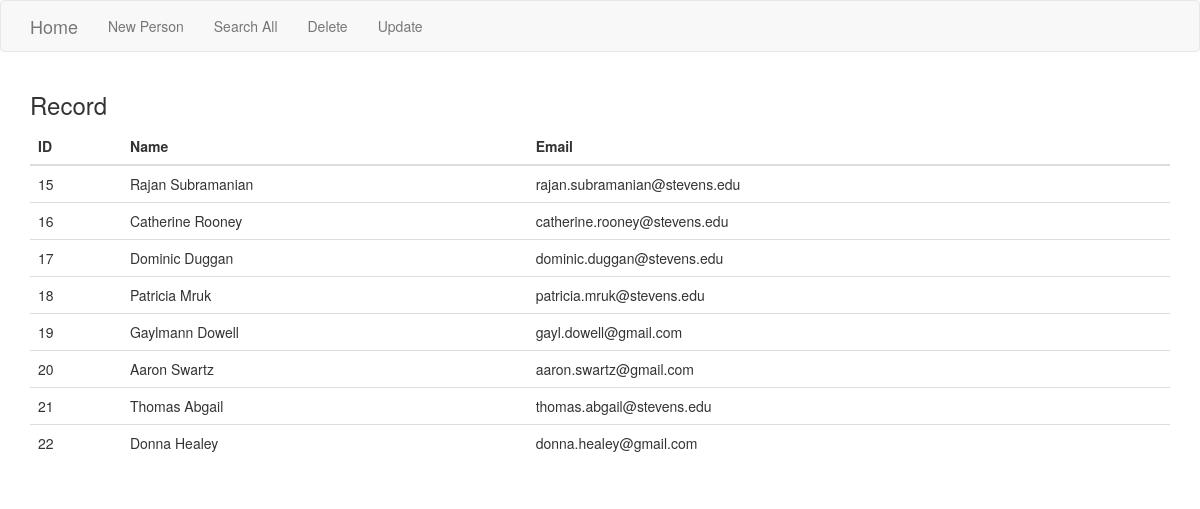
The page / on the database its author committed.
### tables this page shows
CREATE TABLE `person` (
  `person_id` int(11) NOT NULL AUTO_INCREMENT,
  `first_name` varchar(45) NOT NULL,
  `last_name` varchar(45) NOT NULL,
  `email` varchar(45) NOT NULL,
  PRIMARY KEY (`person_id`)
);

### index.php (the view, shortened to what this page needs)
<?php include('header.php'); ?>
<div class ="container">
<h3>Record</h3>
<?php
require "config.php";
$sql = "SELECT person_id, first_name, last_name, email FROM person";
$result = $conn->query($sql);
if ($result->num_rows > 0) {
  echo "
    <table class=\"table\">
      <thead>
        <tr>
          <th>ID</th>
          <th>Name</th>
          <th>Email</th>
        </tr>
      </thead>
      <tbody>
    ";
     while($row = $result->fetch_assoc()) {
          echo "<tr>
                  <td>". $row["person_id"]. "</td>
                  <td>". $row["first_name"]. " " . $row["last_name"] . "</td>
                  <td>". $row["email"] ."</td>
                </tr>";
     }
     echo "
      </tbody>
     </table>
     ";
} else {
     echo "0 results";
}
?>
</div>

### header.php (shortened to what this page needs)
<!DOCTYPE html>
<html>
<head>
  <link rel='stylesheet' type='text/css' href='//maxcdn.bootstrapcdn.com/bootstrap/3.2.0/css/bootstrap.min.css'>
</head>
<nav class="navbar navbar-default" role="navigation">
  <div class="container">
    <div class="navbar-header">
      <a class="navbar-brand" href="index.php">Home</a>
    </div>
    <div class="collapse navbar-collapse" id="bs-example-navbar-collapse-1">
      <ul class="nav navbar-nav">
        <li><a class="active" href="new.php">New Person</a></li>
        <li><a href="search.php">Search All</a></li>
        <li><a href="delete.php">Delete</a></li>
        <li><a href="upd.php">Update</a></li>
      </ul>
    </div>
  </div>
</nav>
<body>

### rows shown on the page
person: person_id "15", first_name "Rajan", last_name "Subramanian", email "rajan.subramanian@stevens.edu"
person: person_id "16", first_name "Catherine", last_name "Rooney", email "catherine.rooney@stevens.edu"
person: person_id "17", first_name "Dominic", last_name "Duggan", email "dominic.duggan@stevens.edu"
person: person_id "18", first_name "Patricia", last_name "Mruk", email "patricia.mruk@stevens.edu"
person: person_id "19", first_name "Gaylmann", last_name "Dowell", email "gayl.dowell@gmail.com"
person: person_id "20", first_name "Aaron", last_name "Swartz", email "aaron.swartz@gmail.com"
person: person_id "21", first_name "Thomas", last_name "Abgail", email "thomas.abgail@stevens.edu"
person: person_id "22", first_name "Donna", last_name "Healey", email "donna.healey@gmail.com"
